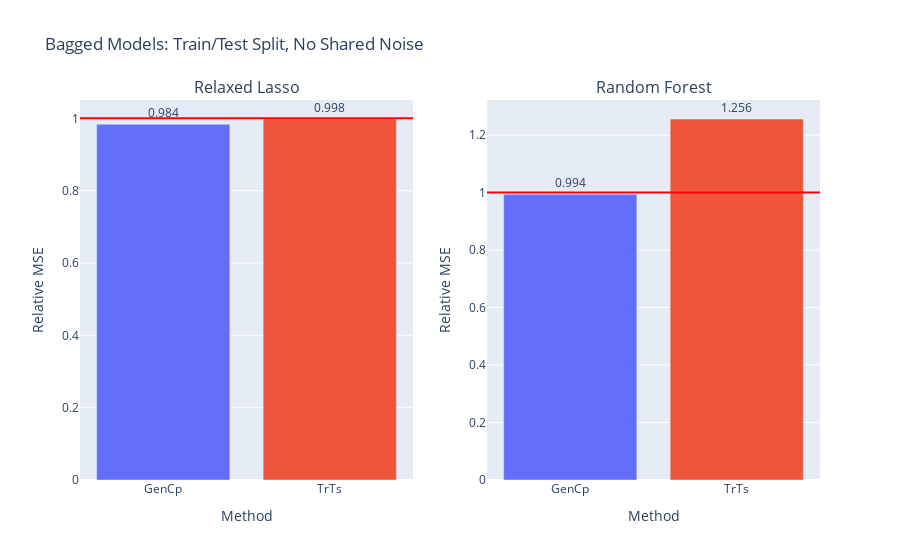

The notebook cell saved with this chart:
### Code cell
fig = make_subplots(
    rows=1, cols=len(models),
    subplot_titles=model_names)
#     subplot_titles=("Relaxed Lasso", "Depth 2 Decision Tree"))

for i, errs in enumerate(model_errs):
    risks = [err.mean() for err in errs]
    test_risk = risks[0]
    # elev_test_risk = risks[1]
    # est_risks = risks[2:]
    est_risks = risks[1:]

    df = pd.DataFrame({est_names[i]: errs[i+1] for i in np.arange(len(est_names))})

    fig.add_trace(go.Bar(
    #     x=['VRF', 'BF_WR', 'BF_FR'], 
        x = df.columns,
        y=(df).mean()/test_risk,
        marker_color=px.colors.qualitative.Plotly,
        text=np.around((df).mean()/test_risk,3),
        textposition='outside',
    #     error_y=dict(
    #         type='data',
    #         color='black',
    #         array=(df).std() / test_risk,
    # #         array=(df/test_risk).clip(upper=(df/test_risk).quantile(.95),axis=1).std(),
    # #         symmetric=False,
    # #         array=(df/test_risk).quantile(.95) - (df/test_risk).mean(),
    # #         arrayminus=(df/test_risk).mean() - (df/test_risk).quantile(.93)
    #     )
    #         array=(df).mean() + (df).std(),
    #         arrayminus=(df).mean() - (df).std())
    ), row=1, col=i+1)
    # fig.add_trace(go.Bar(
    #     name='Experimental',
    #     x=['GenCp', 'KFCV', 'SPCV'], y=(df).mean(),
    #     error_y=dict(type='data', array=[1, 2])
    # ))
    # fig.update_layout(barmode='group')
    fig.add_hline(y=1., line_color='red', row=1, col=i+1)
    # fig.add_hline(y=elev_test_risk / test_risk, line_color='gray', line_dash='dash', row=1, col=i+1)
    
    fig.update_xaxes(title_text="Method", row=1, col=i+1)
    fig.update_yaxes(title_text="Relative MSE", row=1, col=i+1)
    
# fig.update_layout(
# #     title=f"FC_\u03B4{delta}_snr{snr}_nk{noise_kernel}_nls{noise_length_scale}_nv{noise_nu}_Xk{X_kernel}_Xls{X_length_scale}_Xv{X_nu}",
#     title=title,
#     xaxis_title="Method",
#     yaxis_title="MSE",
# #     legend_title="Legend Title",
# #     font=dict(
# #         family="Courier New, monospace",
# #         size=18,
# #         color="RebeccaPurple"
# #     )
# )
# barfp = os.path.expanduser(savedir + fig.layout.title['text'] + ".jpeg")
# fig.write_image(os.path.expanduser(barfp))
fig.update_layout(title="Bagged Models: Train/Test Split, No Shared Noise", showlegend=False)
fig.show()

### Figure 1 — Plotly figure (JSON) as saved in the notebook; plotly's stock layout.template omitted (floating-point values rounded to 4 significant figures)
{"data": [{"marker": {"color": ["#636EFA", "#EF553B", "#00CC96", "#AB63FA", "#FFA15A", "#19D3F3", "#FF6692", "#B6E880", "#FF97FF", "#FECB52"]}, "text": [0.984, 0.998], "textposition": "outside", "type": "bar", "x": ["GenCp", "TrTs"], "xaxis": "x", "y": [0.9837, 0.9982], "yaxis": "y"}, {"marker": {"color": ["#636EFA", "#EF553B", "#00CC96", "#AB63FA", "#FFA15A", "#19D3F3", "#FF6692", "#B6E880", "#FF97FF", "#FECB52"]}, "text": [0.994, 1.256], "textposition": "outside", "type": "bar", "x": ["GenCp", "TrTs"], "xaxis": "x2", "y": [0.9939, 1.256], "yaxis": "y2"}], "layout": {"annotations": [{"font": {"size": 16}, "showarrow": false, "text": "Relaxed Lasso", "x": 0.225, "xanchor": "center", "xref": "paper", "y": 1, "yanchor": "bottom", "yref": "paper"}, {"font": {"size": 16}, "showarrow": false, "text": "Random Forest", "x": 0.775, "xanchor": "center", "xref": "paper", "y": 1, "yanchor": "bottom", "yref": "paper"}], "shapes": [{"line": {"color": "red"}, "type": "line", "x0": 0, "x1": 1, "xref": "x domain", "y0": 1, "y1": 1, "yref": "y"}, {"line": {"color": "red"}, "type": "line", "x0": 0, "x1": 1, "xref": "x2 domain", "y0": 1, "y1": 1, "yref": "y2"}], "showlegend": false, "title": {"text": "Bagged Models: Train/Test Split, No Shared Noise"}, "xaxis": {"anchor": "y", "domain": [0, 0.45], "title": {"text": "Method"}}, "xaxis2": {"anchor": "y2", "domain": [0.55, 1], "title": {"text": "Method"}}, "yaxis": {"anchor": "x", "domain": [0, 1], "title": {"text": "Relative MSE"}}, "yaxis2": {"anchor": "x2", "domain": [0, 1], "title": {"text": "Relative MSE"}}}}
